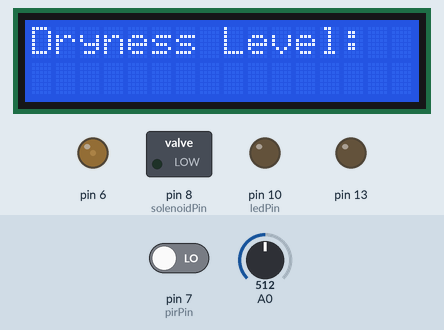
The sketch below on a simulated Arduino Uno, built with avr-gcc and run on an emulated ATmega328P. On the bench: 16×2 character LCD, switched loads named in the sketch (green lamp = pin HIGH), output pins drawn as LEDs (lit = HIGH). The test bench sets the inputs (shaded band); at power-on: pin 7 (pirPin) LOW, A0 = 512. What the sketch prints to the serial monitor is not drawn.

Above: at 20.2 s.
At 21.2 s:
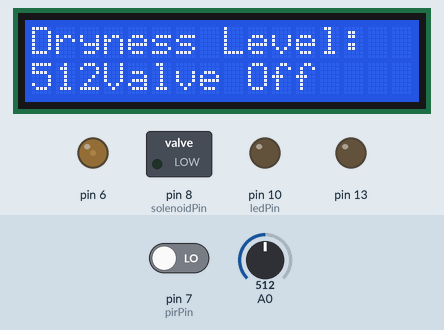

Measured:
- what the display in image 0 shows lasts 1.0 s, from 20.1 s to 21.1 s

The sketch:

Self_Watering.ino
```cpp
#include <LiquidCrystal.h>
char ch;
int Contrast=30;
// initialize the library with the numbers of the interface pins
LiquidCrystal lcd(12, 11, 5, 4, 3, 2);


//the time we give the sensor to calibrate (10-60 secs according to the datasheet)
int calibrationTime = 20;


//the time when the sensor outputs a low impulse
long unsigned int lowIn;

//the amount of milliseconds the sensor has to be low
//before we assume all motion has stopped
long unsigned int pause = 5000;

boolean lockLow = true;
boolean takeLowTime;

int pirPin = 7;    //the digital pin connected to the PIR sensor's output
int ledPin = 10;   //led digital pin was 13, now 10

  int solenoidPin = 8;    //This is the output pin on the Arduino we are using
//int espPin = 2;


/////////////////////////////
//SETUP
void setup(){

  // put your setup code here, to run once:
  Serial.begin(9600);
  //pinMode(espPin,INPUT); //esp connection
  pinMode(A0, INPUT);
  pinMode(solenoidPin, OUTPUT);           //Sets the pin as an output
  digitalWrite(solenoidPin, LOW);

  Serial.begin(9600);

  pinMode(pirPin, INPUT);    //motion sensor gives input
  pinMode(ledPin, OUTPUT);   //output to led
  digitalWrite(pirPin, LOW); //pir pin to low initially

  //give the sensor some time to calibrate
  Serial.print("calibrating sensor ");
    for(int i = 0; i < calibrationTime; i++) //30 seconds calibration time
    {
      Serial.print(".");
      delay(1000);
    }
    Serial.println(" done");
    Serial.println("SENSOR ACTIVE");
    delay(50);

    pinMode(13,OUTPUT);
  analogWrite(6,Contrast);
  // set up the LCD's number of columns and rows:
  lcd.begin(16, 2);
  // Print a message to the LCD.
  lcd.print("Dryness Level:");
  }

////////////////////////////
//LOOP
void loop(){

  // put your main code here, to run repeatedly:
  int soilValue = analogRead(A0);
  Serial.println(soilValue);


  if(soilValue < 900)
  {
    digitalWrite(solenoidPin, LOW);     //Switch Solenoid OFF
    Serial.println("Moisture content high, Valve OFF");
     /*if(2 == HIGH)
       {
    digitalWrite(solenoidPin, HIGH);     //Switch Solenoid ON
     Serial.println("On");
       }*/
              digitalWrite(13,LOW);
   delay(1000);
   digitalWrite(13,HIGH);
  // set the cursor to column 0, line 1
  // (note: line 1 is the second row, since counting begins with 0):
  lcd.setCursor(0, 1);
  // print the number of seconds since reset:
  lcd.print(soilValue);
  lcd.print("Valve Off");
  }
  else
  {
      digitalWrite(solenoidPin, HIGH);     //Switch Solenoid ON
          Serial.println("Watering going on, Valve ON");
               digitalWrite(13,LOW);
   delay(1000);
   digitalWrite(13,HIGH);
  // set the cursor to column 0, line 1
  // (note: line 1 is the second row, since counting begins with 0):
  lcd.setCursor(0, 1);
  // print the number of seconds since reset:
  lcd.print(soilValue);
    lcd.print("Valve On");
  /* if(2 == LOW)
   {
       digitalWrite(solenoidPin, LOW);     //Switch Solenoid OFF
       Serial.println("Off");
   }*/
  }

     if(digitalRead(pirPin) == HIGH) //if there is a siganl detected by the PIR
     {
       digitalWrite(ledPin, HIGH);   //the led visualizes the sensors output pin state
       if(lockLow)
       {
         //makes sure we wait for a transition to LOW before any further output is made:
         lockLow = false;
         delay(1);
         }
         takeLowTime = true;
       }

     if(digitalRead(pirPin) == LOW){
       digitalWrite(ledPin, LOW);  //the led visualizes the sensors output pin state

       if(takeLowTime){
        lowIn = millis();          //save the time of the transition from high to LOW
        takeLowTime = false;       //make sure this is only done at the start of a LOW phase
        }


       //if the sensor is low for more than the given pause,
       //we assume that no more motion is going to happen
       if(!lockLow && millis() - lowIn > pause){
           //makes sure this block of code is only executed again after
           //a new motion sequence has been detected
           lockLow = true;
           delay(1);
           }
       }
  }

  void serialEvent()
{
     if (Serial.available())
  {
    ch= Serial.read();
    if(ch=='A' && Contrast<255)
    {
      Contrast=Contrast+1;
    }
    if(ch=='B' && Contrast>0)
    {
      Contrast=Contrast-1;
    }
        if(ch=='N')
    {
      analogWrite(9,28836);
    }
       if(ch=='F')
    {
      analogWrite(9,0);
    }
    analogWrite(6,Contrast);
    Serial.println("Current contrast");
    Serial.println(Contrast);
  }
}
```
